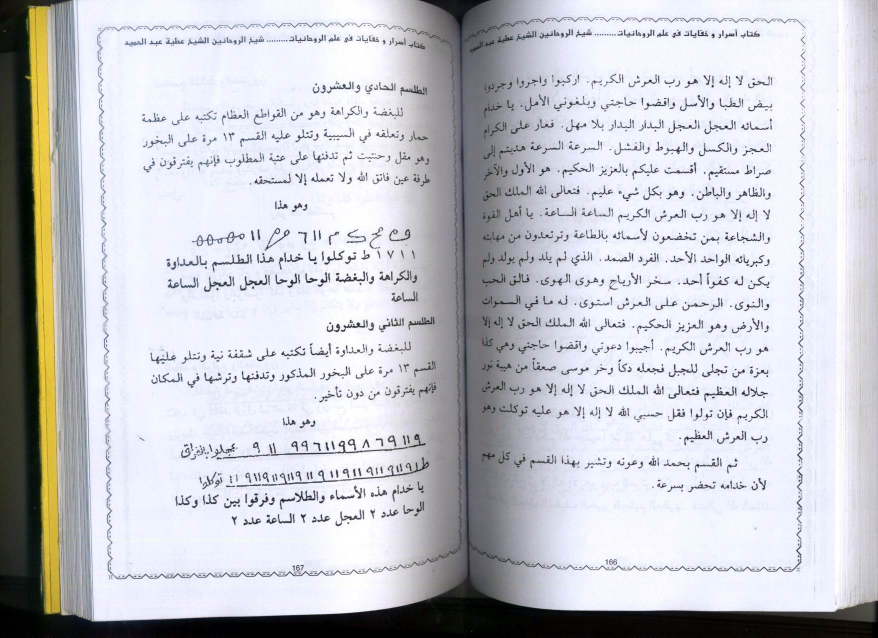
#> input picture Picture 084.jpg, 1755 x 1275 px (shown at 1/2 size)
$ python crop_rajah_batch34.py
#> lines starting #> are read from the running program, lines starting #| are printed output that depends on the picture
#!/usr/bin/env python3
"""
Crop Rajah/Tilasm Batch 34 — Halaman 165-169 (Tilasm 21-25).

Kotak crop diperoleh dari deteksi bbox tinta otomatis (bukan tebakan):
blok teks tiap halaman ditentukan dulu lewat profil kolom, bingkai hiasan
dan bayangan lipatan dikecualikan, lalu kotak dirapatkan ke piksel tinta.

Pembersihan latar memakai koreksi flat-field, bukan ambang kecerahan tetap.
Alasannya: di sisi dalam halaman, bayangan lipatan buku membuat kecerahan
kertas melandai (pada Hal 168 dari ~130 ke ~190 dalam 45 px). Ambang tetap
akan ikut memotong glif rajah yang kebetulan berada di dalam gradien itu.
Flat-field membagi citra dengan taksiran latar kertasnya sendiri, sehingga
gradien hilang tanpa mengorbankan goresan tinta.

Catatan resolusi: scan sumber 1755x1275 px untuk satu bentangan 2 halaman,
jadi ~155 DPI optik per halaman. Output ditandai 300 DPI dan di-upscale 4x
LANCZOS mengikuti konvensi batch sebelumnya di repo ini — ketajaman optiknya
tetap setara sumber, bukan hasil scan ulang 300 DPI.
"""
from PIL import Image, ImageFilter
import numpy as np
import os

BASE = os.path.dirname(os.path.abspath(__file__))
OUTDIR = os.path.join(BASE, "terjemahan", "assets")

# (sumber, keluaran, x0, y0, x1, y1) — fraksi lebar/tinggi bentangan
RAJAH = [
    ("Picture 084.jpg", "rajah-hal-167-tilasm21.jpg", 0.2245, 0.3569, 0.4667, 0.3866),
    ("Picture 084.jpg", "rajah-hal-167-tilasm22.jpg", 0.2068, 0.6830, 0.4883, 0.7625),
    ("Picture 085.jpg", "rajah-hal-168-tilasm23.jpg", 0.5880, 0.3522, 0.8450, 0.3961),
    ("Picture 085.jpg", "rajah-hal-169-tilasm24.jpg", 0.2410, 0.1490, 0.4900, 0.2447),
    ("Picture 085.jpg", "rajah-hal-169-tilasm25.jpg", 0.2427, 0.5890, 0.4917, 0.7600),
]

MARGIN_X = 0.007   # fraksi lebar bentangan
MARGIN_Y = 0.006   # fraksi tinggi bentangan
SCALE = 4
PAD = 70           # bingkai putih (piksel, setelah upscale)
BG_WINDOW = 31     # jendela taksiran latar; harus > tebal goresan
BLACK_AT = 0.55    # rasio gelap/latar yang dipetakan jadi hitam penuh
WHITE_AT = 0.88    # rasio di atas ini dipetakan jadi putih bersih 255


def flatten(img):
    """Ratakan pencahayaan lalu putihkan kertas, pertahankan goresan tinta."""
    g = np.array(img.convert("L")).astype(np.float32)

    # taksiran latar kertas: dilasi (MaxFilter) menutup goresan gelap,
    # lalu diperhalus supaya jadi permukaan pencahayaan yang mulus
    bg = img.convert("L").filter(ImageFilter.MaxFilter(BG_WINDOW))
    bg = bg.filter(ImageFilter.GaussianBlur(BG_WINDOW / 2))
    bg = np.array(bg).astype(np.float32)
    bg = np.maximum(bg, 1.0)

    ratio = g / bg                      # 1.0 = kertas, makin kecil makin gelap
    out = np.clip((ratio - BLACK_AT) / (WHITE_AT - BLACK_AT), 0, 1) * 255
    return Image.fromarray(out.astype(np.uint8)).convert("RGB")


def crop_rajah(src, out, x0, y0, x1, y1):
#> called with src = 'Picture 084.jpg', out = 'rajah-hal-167-tilasm21.jpg', x0 = 0.225, y0 = 0.357, x1 = 0.467, y1 = 0.387
    im = Image.open(os.path.join(BASE, src)).convert("RGB")
#> im is the input picture: PIL image 1755x1275 RGB; mean R, G, B 197.2, 198.2, 204.2
    w, h = im.size
#> w = 1755; h = 1275
    box = (
        max(0, int(w * (x0 - MARGIN_X))),
        max(0, int(h * (y0 - MARGIN_Y))),
        min(w, int(w * (x1 + MARGIN_X))),
        min(h, int(h * (y1 + MARGIN_Y))),
    )
#> box = (381, 447, 831, 500)
    crop = flatten(im.crop(box))
#> in flatten, `g = np.array(img.convert("L")).astype(np.float32)`:
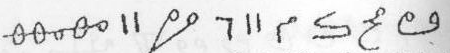
#> g: shape (53, 450) float32; min 27, max 255, mean 225.2
#> in flatten, `bg = img.convert("L").filter(ImageFilter.MaxFilter(BG_WINDOW))`:
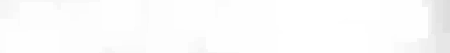
#> bg: PIL image 450x53 L; min 220, max 255, mean 252.3
#> in flatten, `ratio = g / bg`:
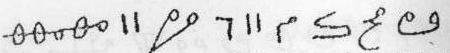
#> ratio: shape (53, 450) float32; min 0.114, max 1.02, mean 0.893; drawn with min black and max white
#> in flatten, `out = np.clip((ratio - BLACK_AT) / (WHITE_AT - BLACK_AT), 0, 1) * 255`:
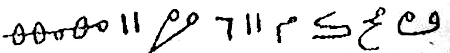
#> out: shape (53, 450) float32; min 0, max 255, mean 228.1
    crop = crop.resize((crop.size[0] * SCALE, crop.size[1] * SCALE), Image.LANCZOS)
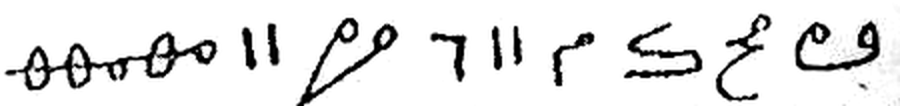
#> crop: PIL image 1800x212 RGB (shown at 1/2 size); min 0, max 255, mean 228.2

    padded = Image.new("RGB", (crop.size[0] + PAD * 2, crop.size[1] + PAD * 2), (255, 255, 255))
#> padded: PIL image 1940x352 RGB; every value is 255
    padded.paste(crop, (PAD, PAD))
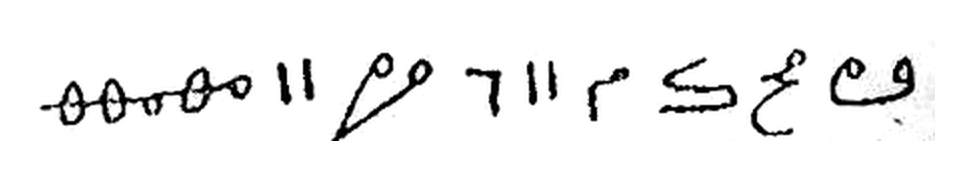
#> padded: PIL image 1940x352 RGB (shown at 1/2 size); min 0, max 255, mean 240
    padded.save(os.path.join(OUTDIR, out), "JPEG", quality=95, dpi=(300, 300))

    a = np.array(padded.convert("L"))
    print(f"  {out:34s} {padded.size[0]:5d}x{padded.size[1]:<5d} "
          f"latar_putih={100 * (a > 250).mean():5.1f}%  tinta={100 * (a < 100).mean():4.1f}%")
#|   rajah-hal-167-tilasm21.jpg          1940x352   latar_putih= 89.4%  tinta= 5.3%


if __name__ == "__main__":
    os.makedirs(OUTDIR, exist_ok=True)
    print("Crop Rajah Batch 34 — Hal 165-169 (Tilasm 21-25):")
    for args in RAJAH:
#> (the run stopped early here; a loop or call above may not have finished)
